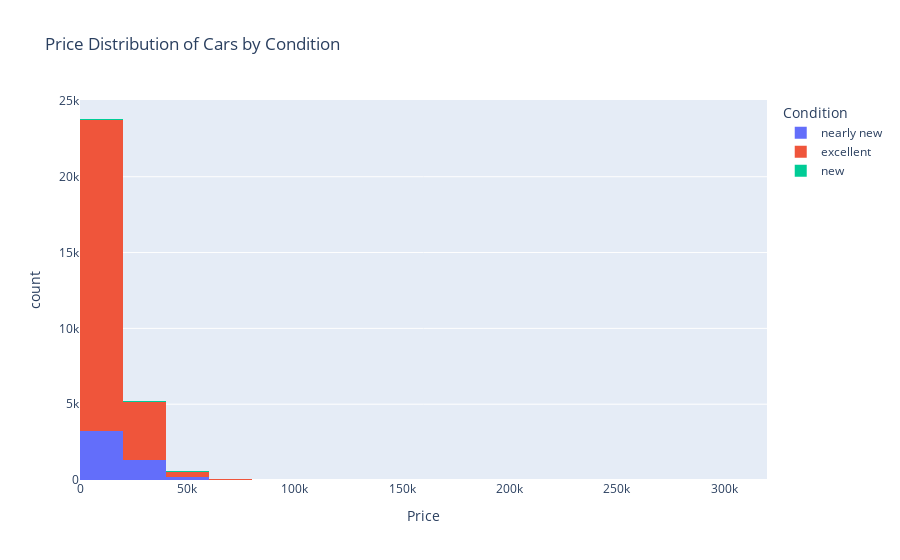

Notebook code for this chart:
### Markdown cell above
Based on the analysis, it is evident that, on average, cars rated as 'excellent' in this database cost less than those rated as 'new'.

### Code cell
# Filter the DataFrame for the relevant conditions
filtered_df = df[df['condition'].isin(['excellent', 'new', 'nearly new'])]

# Create the histogram
fig = px.histogram(
    filtered_df,
    x='price',
    color='condition',
    title='Price Distribution of Cars by Condition',
    labels={'price': 'Price', 'condition': 'Condition'},
    nbins=20
)

# Show the plot
fig.show()

### Figure 1 — Plotly figure (JSON) as saved in the notebook; plotly's stock layout.template omitted (floating-point values rounded to 4 significant figures; data arrays with more than 128 entries replaced by an {"elided": "..."} marker saying what was removed)
{"data": [{"alignmentgroup": "True", "bingroup": "x", "hovertemplate": "Condition=nearly new<br>Price=%{x}<br>count=%{y}<extra></extra>", "legendgroup": "nearly new", "marker": {"color": "#636efa", "pattern": {"shape": ""}}, "name": "nearly new", "nbinsx": 20, "offsetgroup": "nearly new", "orientation": "v", "showlegend": true, "type": "histogram", "x": {"elided": "4742 int values"}, "xaxis": "x", "yaxis": "y"}, {"alignmentgroup": "True", "bingroup": "x", "hovertemplate": "Condition=excellent<br>Price=%{x}<br>count=%{y}<extra></extra>", "legendgroup": "excellent", "marker": {"color": "#EF553B", "pattern": {"shape": ""}}, "name": "excellent", "nbinsx": 20, "offsetgroup": "excellent", "orientation": "v", "showlegend": true, "type": "histogram", "x": {"elided": "24773 int values"}, "xaxis": "x", "yaxis": "y"}, {"alignmentgroup": "True", "bingroup": "x", "hovertemplate": "Condition=new<br>Price=%{x}<br>count=%{y}<extra></extra>", "legendgroup": "new", "marker": {"color": "#00cc96", "pattern": {"shape": ""}}, "name": "new", "nbinsx": 20, "offsetgroup": "new", "orientation": "v", "showlegend": true, "type": "histogram", "x": {"elided": "143 int values"}, "xaxis": "x", "yaxis": "y"}], "layout": {"barmode": "relative", "legend": {"title": {"text": "Condition"}, "tracegroupgap": 0}, "title": {"text": "Price Distribution of Cars by Condition"}, "xaxis": {"anchor": "y", "domain": [0, 1], "title": {"text": "Price"}}, "yaxis": {"anchor": "x", "domain": [0, 1], "title": {"text": "count"}}}}
